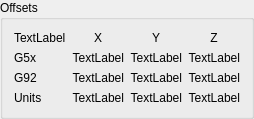
     <widget class="QGroupBox" name="groupBox_2">
      <property name="title">
       <string>Offsets</string>
      </property>
      <layout class="QGridLayout" name="gridLayout_2">
       <item row="1" column="2">
        <widget class="QLabel" name="g5x_lb_y">
         <property name="text">
          <string>TextLabel</string>
         </property>
         <property name="alignment">
          <set>Qt::AlignRight|Qt::AlignTrailing|Qt::AlignVCenter</set>
         </property>
        </widget>
       </item>
       <item row="1" column="0">
        <widget class="QLabel" name="label_9">
         <property name="text">
          <string>G5x</string>
         </property>
        </widget>
       </item>
       <item row="0" column="2">
        <widget class="QLabel" name="label_6">
         <property name="text">
          <string>Y</string>
         </property>
         <property name="alignment">
          <set>Qt::AlignCenter</set>
         </property>
        </widget>
       </item>
       <item row="1" column="3">
        <widget class="QLabel" name="g5x_lb_z">
         <property name="text">
          <string>TextLabel</string>
         </property>
         <property name="alignment">
          <set>Qt::AlignRight|Qt::AlignTrailing|Qt::AlignVCenter</set>
         </property>
        </widget>
       </item>
       <item row="0" column="0">
        <widget class="QLabel" name="g5x_index_lb">
         <property name="text">
          <string>TextLabel</string>
         </property>
        </widget>
       </item>
       <item row="2" column="3">
        <widget class="QLabel" name="g92_lb_z">
         <property name="text">
          <string>TextLabel</string>
         </property>
         <property name="alignment">
          <set>Qt::AlignRight|Qt::AlignTrailing|Qt::AlignVCenter</set>
         </property>
        </widget>
       </item>
       <item row="1" column="1">
        <widget class="QLabel" name="g5x_lb_x">
         <property name="text">
          <string>TextLabel</string>
         </property>
         <property name="alignment">
          <set>Qt::AlignRight|Qt::AlignTrailing|Qt::AlignVCenter</set>
         </property>
        </widget>
       </item>
       <item row="2" column="0">
        <widget class="QLabel" name="label_10">
         <property name="text">
          <string>G92</string>
         </property>
        </widget>
       </item>
       <item row="0" column="3">
        <widget class="QLabel" name="label_8">
         <property name="text">
          <string>Z</string>
         </property>
         <property name="alignment">
          <set>Qt::AlignCenter</set>
         </property>
        </widget>
       </item>
       <item row="2" column="2">
        <widget class="QLabel" name="g92_lb_y">
         <property name="text">
          <string>TextLabel</string>
         </property>
         <property name="alignment">
          <set>Qt::AlignRight|Qt::AlignTrailing|Qt::AlignVCenter</set>
         </property>
        </widget>
       </item>
       <item row="0" column="1">
        <widget class="QLabel" name="label_7">
         <property name="text">
          <string>X</string>
         </property>
         <property name="alignment">
          <set>Qt::AlignCenter</set>
         </property>
        </widget>
       </item>
       <item row="2" column="1">
        <widget class="QLabel" name="g92_lb_x">
         <property name="text">
          <string>TextLabel</string>
         </property>
         <property name="alignment">
          <set>Qt::AlignRight|Qt::AlignTrailing|Qt::AlignVCenter</set>
         </property>
        </widget>
       </item>
       <item row="3" column="1">
        <widget class="QLabel" name="joint_units_0_lb">
         <property name="text">
          <string>TextLabel</string>
         </property>
         <property name="alignment">
          <set>Qt::AlignRight|Qt::AlignTrailing|Qt::AlignVCenter</set>
         </property>
        </widget>
       </item>
       <item row="3" column="0">
        <widget class="QLabel" name="label_13">
         <property name="text">
          <string>Units</string>
         </property>
        </widget>
       </item>
       <item row="3" column="2">
        <widget class="QLabel" name="joint_units_1_lb">
         <property name="text">
          <string>TextLabel</string>
         </property>
         <property name="alignment">
          <set>Qt::AlignRight|Qt::AlignTrailing|Qt::AlignVCenter</set>
         </property>
        </widget>
       </item>
       <item row="3" column="3">
        <widget class="QLabel" name="joint_units_2_lb">
         <property name="text">
          <string>TextLabel</string>
         </property>
         <property name="alignment">
          <set>Qt::AlignRight|Qt::AlignTrailing|Qt::AlignVCenter</set>
         </property>
        </widget>
       </item>
      </layout>
     </widget>
